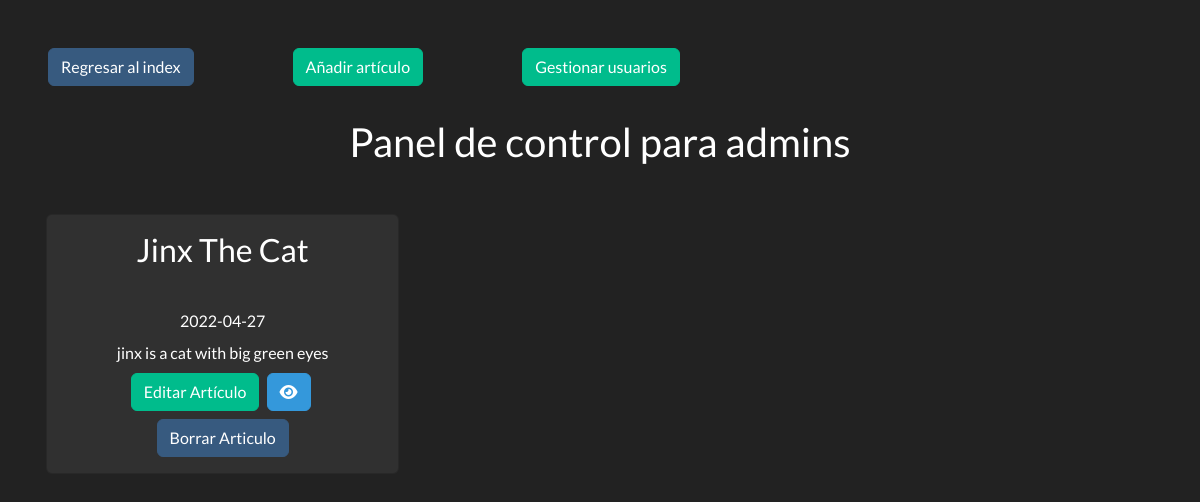
The app's page /panelAdmins.php (signed in), older data.
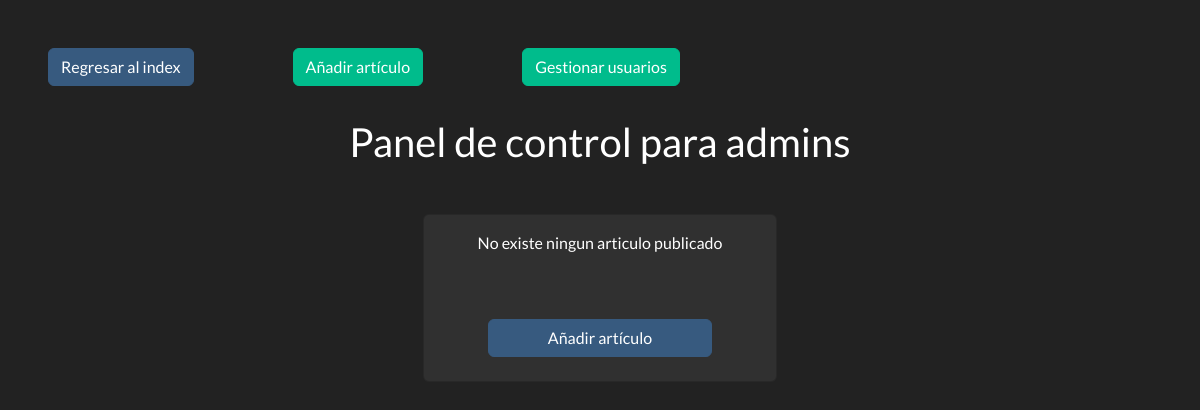
The same page, newer data.
### tables this page shows
CREATE TABLE articles (
    id INT AUTO_INCREMENT PRIMARY KEY,
    title VARCHAR(100),
    subtitle VARCHAR(50),
    publish_date DATE,
    author VARCHAR(50),
    picture VARCHAR(255),
    origin VARCHAR(50),
    category VARCHAR(50),
    information TEXT,
    links VARCHAR(255),
    isPublished BOOLEAN
);

### panelAdmins.php (the view, shortened to what this page needs)
<?php
require "database.php";
$articles = $conn->query("SELECT * FROM articles");
?>
<?php require "partials/header.php" ?>
<a href="index.php" class="btn btn-primary mb-2 mt-5 mx-5">Regresar al index</a>
<a href="add.php" class="btn btn-success mb-2 mt-5 mx-5">Añadir artículo</a>
<a href="users.php" class="btn btn-success mb-2 mt-5 mx-5">Gestionar usuarios</a>
<div class="container pt-4 p-3">
  <h2 class="mb-5">
    <center>Panel de control para admins</center>
  </h2>
  <div class="row">
    <?php if ($articles->rowCount() == 0) : ?>
      <div class="col-md-4 mx-auto">
        <div class="card card-body text-center">
          <p>No existe ningun articulo publicado</p>
          <a href="add.php" class="btn btn-primary mb-2 mt-5 mx-5">Añadir artículo</a>
        </div>
      </div>
    <?php endif ?>
    <?php foreach ($articles as $articles) { ?>
      <div class="col-md-4 mb-3">
        <div class="card text-center">
          <div class="card-body">
            <h3 class="card-title text-capitalize"><?= $articles["title"] ?></h3>
            <div><?= '<img width="200px" src="' . $articles["picture"] . '">' ?></div>
            <div>
              <p class="m-2"><?= $articles["publish_date"] ?></p>
            </div>
            <p class="m-2"><?= substr($articles["information"], 0, 50) ?></p>
            <a href="edit.php?id=<?= $articles["id"] ?>" class="btn btn-success mb-2">Editar Artículo</a>
            <a href="articles.php?id=<?= $articles["id"] ?>" class="btn btn-info mb-2 mx-1"><i class="fas fa-eye"></i></a>
            <div class="container text-center">
              <button type="button" class="btn btn-primary" data-bs-toggle="modal" data-bs-target="#exampleModal" data-bs-whatever="@mdo">Borrar Articulo</button>
            </div>
          </div>
        </div>
      </div>
    <?php } ?>
  </div>
</div>
</body>
</html>

### partials/header.php (shortened to what this page needs)
<!DOCTYPE html>
<html>
<head>
	<link rel="stylesheet" type="text/css" href="styles.css">
    <link
        rel="stylesheet"
        href="https://cdnjs.cloudflare.com/ajax/libs/bootswatch/5.1.3/darkly/bootstrap.min.css"
    />
</head>
<body>
	<main>

### styles.css (style rules this page uses)
body,form,div,ul,nav,h1,h2,h3,header,li,a { box-sizing: border-box; padding: 0; margin: 0; }
body { font-family: 'Lato', sans-serif; overflow-x: hidden; background: #94D2BD; }

Row changes from the older to the newer data that the page shows:
removed articles: title "Jinx The Cat", publish_date "2022-04-27", information "jinx is a cat with big green eyes"
Text that changed along with them:
text now shown: "No existe ningun articulo publicado Añadir artículo"
